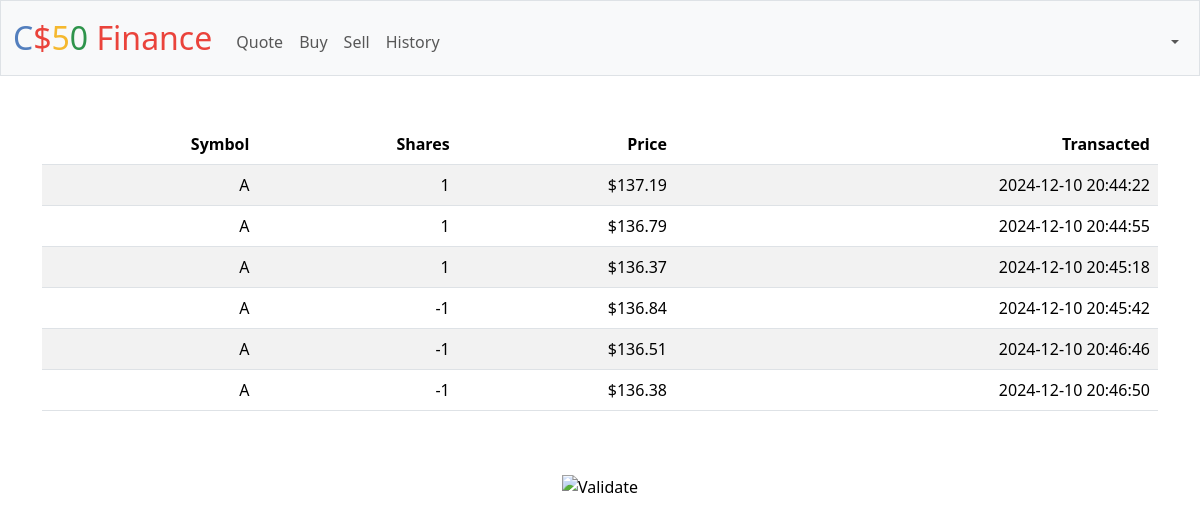
Screenshot of /history (signed in) with the database file from the repository.
### tables this page shows
CREATE TABLE "history" ('id' INTEGER PRIMARY KEY AUTOINCREMENT NOT NULL,'user_id' INTEGER, 'symbol' TEXT, 'amount' REAL, 'date'  DATETIME DEFAULT CURRENT_TIMESTAMP  ,'share_price' REAL, 'total_price' REAL);

### app.py (the view)
@app.route("/history")
@login_required
def history():
    return render_template("history.html", history=get_history(session))

### app.py (called while the page is built)
@app.after_request
def after_request(response):
    response.headers["Cache-Control"] = "no-cache, no-store, must-revalidate"
    response.headers["Expires"] = 0
    response.headers["Pragma"] = "no-cache"
    return response

### helpers.py (called while the page is built)
def login_required(f):
    @wraps(f)
    def decorated_function(*args, **kwargs):
        if session.get("user_id") is None:
            return redirect("/login")
        return f(*args, **kwargs)
    return decorated_function

def usd(value):
    return f"${value:,.2f}"

def get_history(session):
    return DB.execute("SELECT * FROM history WHERE user_id == ?", session["user_id"])

### templates/history.html (shortened to what this page needs)
{% extends "layout.html" %}
{% block main %}
    <div class="section">
        <table class="table table-striped">
            <thead>
                <tr>
                    <th>Symbol</th>
                    <th>Shares</th>
                    <th>Price</th>
                    <th>Transacted</th>
                </tr>
            </thead>
            <tbody>
                {% for row in history %}
                    <tr>
                        <td>{{ row.symbol }}</td>
                        <td>{{ row.amount | int}}</td>
                        <td>{{ row.share_price | usd }}</td>
                        <td>{{ row.date }}</td>
                    </tr>
                {% endfor %}
            </tbody>
        </table>
    </div>
{% endblock %}

### static/styles.css (style rules this page uses)
table { text-align: right; }

### rows the page displays
history: symbol "A", amount "1", share_price "$137.19", date "2024-12-10 20:44:22"
history: symbol "A", amount "1", share_price "$136.79", date "2024-12-10 20:44:55"
history: symbol "A", amount "1", share_price "$136.37", date "2024-12-10 20:45:18"
history: symbol "A", amount "-1", share_price "$136.84", date "2024-12-10 20:45:42"
history: symbol "A", amount "-1", share_price "$136.51", date "2024-12-10 20:46:46"
history: symbol "A", amount "-1", share_price "$136.38", date "2024-12-10 20:46:50"
